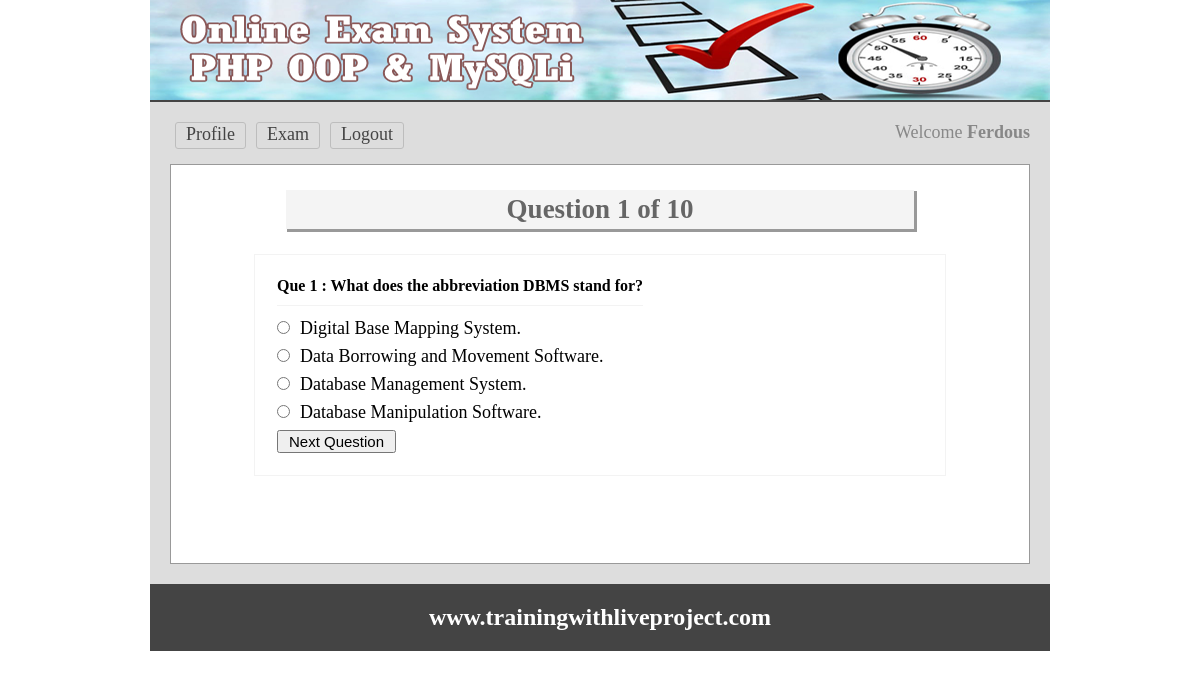
Page /test.php?q=1 (signed in) on the committed database.
### tables this page shows
CREATE TABLE `tbl_ques` (
  `id` int(11) NOT NULL,
  `quesNo` int(11) NOT NULL,
  `ques` text NOT NULL
);

CREATE TABLE `tbl_ans` (
  `id` int(11) NOT NULL,
  `quesNo` int(11) NOT NULL,
  `rightAns` int(11) NOT NULL DEFAULT '0',
  `ans` text NOT NULL
);

### classess/Exam.php (called while the page is built, shortened)
<?php
	$filepath = realpath(dirname(__FILE__));
	include_once ($filepath.'/../lib/Database.php');
class Exam{
	private $db;
	public function __construct(){
		$this->db = new Database();
	}
	public function getTotalRows(){
		$query     = "SELECT * FROM tbl_ques";
		$getResult = $this->db->select($query);
		$total     = $getResult->num_rows;
		return $total;
	}
	public function getQuesByNumber($number){
		$query   = "SELECT * FROM tbl_ques WHERE quesNo = '$number'";
		$getData = $this->db->select($query);
		$result  = $getData->fetch_assoc();
		return $result;
	}
	public function getAnswer($number){
		$query   = "SELECT * FROM  tbl_ans WHERE quesNo = '$number'";
		$getData = $this->db->select($query);
		return $getData;
	}
}
?>

### lib/Database.php (called while the page is built, shortened)
<?php
Class Database{
	public $host   = DB_HOST;
	public $user   = DB_USER;
	public $pass   = DB_PASS;
	public $dbname = DB_NAME;
	public $link;
	private function connectDB(){
	$this->link = new mysqli($this->host, $this->user, $this->pass, $this->dbname);
 }
	public function select($query){
		$result = $this->link->query($query) or die($this->link->error.__LINE__);
		if($result->num_rows > 0){
			return $result;
		} else {
			return false;
		}
	}
}

### test.php (the view, shortened to what this page needs)
<?php include 'inc/header.php'; ?>
<?php
if (isset($_GET['q'])) {
	$number = (int) $_GET['q'];
}else{
	header('location: exam.php');
}
$total    = $exm->getTotalRows();
$question = $exm->getQuesByNumber($number);
?>
<div class="main">
	<h1>Question <?php echo $question['quesNo']; ?> of <?php echo $total; ?></h1>
	<div class="test">
		<form method="post" action="">
			<table>
				<tr>
					<td colspan="2">
						<h3>Que <?php echo $question['quesNo']; ?> : <?php echo $question['ques']; ?></h3>
					</td>
				</tr>
				<?php
				$answer   = $exm->getAnswer($number);
				if ($answer) {
					while ($result = $answer->fetch_assoc()) {
				?>
				<tr>
					<td>
						<input type="radio" name="ans" value="<?php echo $result['id']; ?>" /><?php echo $result['ans']; ?>
					</td>
				</tr>
				<?php } } ?>
				<tr>
					<td>
						<input type="submit" name="submit" value="Next Question"/>
					</td>
				</tr>
			</table>
		</div>
	</div>
	<?php include 'inc/footer.php'; ?>

### css/main.css (style rules this page uses)
* { margin:0;padding:0;outline:none }
body { font-family:verdana }
input[type="submit"] { cursor: pointer; font-size: 15px; padding: 1px 10px; }
.main { background: #fff none repeat scroll 0 0; border: 1px solid #999; margin-top: 10px; min-height: 368px; padding: 15px; width: 828px; }
.main h1 { background: #f4f4f4 none repeat scroll 0 0; box-shadow: 2px 2px 0 1px #999; color: #666; margin: 10px auto 25px; padding: 4px; text-align: center; width: 620px; }
.test { border: 1px solid #f3f3f3; margin: 0 auto; max-width: 650px; padding: 20px; }
.test input[type="radio"] { margin-bottom: 10px; margin-right: 10px; cursor:pointer; }
.test h3 { border-bottom: 1px solid #f3f3f3; font-size: 16px; margin-bottom: 10px; padding-bottom: 10px; }

### rows in the picture
tbl_ques: quesNo "1", ques "What does the abbreviation DBMS stand for?"
tbl_ans: ans "Digital Base Mapping System."
tbl_ans: ans "Data Borrowing and Movement Software."
tbl_ans: ans "Database Management System."
tbl_ans: ans "Database Manipulation Software."

### other values in the picture
Session::get("name") "Ferdous"
$total "10"
